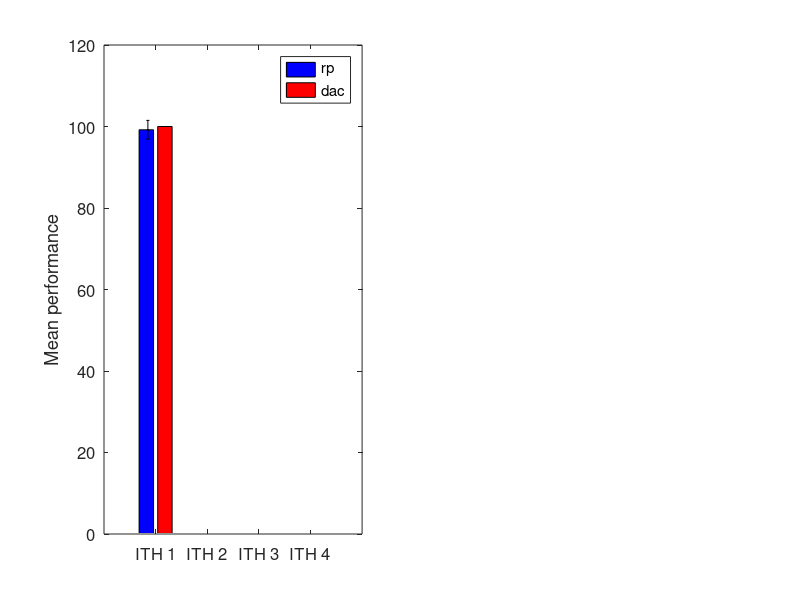

Write the MATLAB code that produced this figure. (Note: this script raises an error after producing the figure.)
clear all;
clc;
addpath('../');

clear all;
clc;

load('linear.mat')

for c=1:4
    rp_mean(:,c) = data(:,4*(c-1)+2);
    dac_mean(:,c) = data(:,4*(c-1)+4);
    rp_std(:,c) = sqrt(data(:,4*(c-1)+3));
    dac_std(:,c) = sqrt(data(:,4*(c-1)+5));
end

subplot(1,2,1)
hb = bar([rp_mean(10,:)' dac_mean(10,:)']);
set(hb(1),'FaceColor','b');
set(hb(2),'FaceColor','r');
legend('rp','dac');
set(gca, 'FontSize',12,'XTick',[1 2 3 4],'XTickLabel', ...
    {'ITH 1','ITH 2','ITH 3','ITH 4'});
ylabel('Mean performance')

errbar = [rp_std(10,:); dac_std(10,:)];   % CREATE ‘errbar’ MATRIX
yd = [rp_mean(10,:); dac_mean(10,:)];
hold on
for k1 = 1:2
    errorbar([1:4]+.15*(k1-2),  yd(k1,:),  errbar(k1,:), '.k', 'LineWidth',2)
end

subplot(1,2,2)
hb = bar([rp_mean(90,:)' dac_mean(90,:)']);
set(hb(1),'FaceColor','b');
set(hb(2),'FaceColor','r');
legend('rp','dac');
set(gca, 'FontSize',12,'XTick',[1 2 3 4],'XTickLabel', ...
    {'ITH 1','ITH 2','ITH 3','ITH 4'});
ylabel('Mean performance')

errbar = [rp_std(90,:); dac_std(90,:)];   % CREATE ‘errbar’ MATRIX
yd = [rp_mean(90,:); dac_mean(90,:)];
hold on
for k1 = 1:2
    errorbar([1:4]+.15*(k1-2),  yd(k1,:),  errbar(k1,:), '.k', 'LineWidth',2)
end
ylim([0 120]);
hold off
print('linear_fig2','-depsc')
close all


clear all;
clc;
load('branch.mat')

for c=1:4
    rp_mean(:,c) = data(:,4*(c-1)+2);
    dac_mean(:,c) = data(:,4*(c-1)+4);
    rp_std(:,c) = sqrt(data(:,4*(c-1)+3));
    dac_std(:,c) = sqrt(data(:,4*(c-1)+5));
end

subplot(1,2,1)
hb = bar([rp_mean(10,:)' dac_mean(10,:)']);
set(hb(1),'FaceColor','b');
set(hb(2),'FaceColor','r');
legend('rp','dac');
set(gca, 'FontSize',12,'XTick',[1 2 3 4],'XTickLabel', ...
    {'ITH 1','ITH 2','ITH 3','ITH 4'});
ylabel('Mean performance')

errbar = [rp_std(10,:); dac_std(10,:)];   % CREATE ‘errbar’ MATRIX
yd = [rp_mean(10,:); dac_mean(10,:)];
hold on
for k1 = 1:2
    errorbar([1:4]+.15*(k1-2),  yd(k1,:),  errbar(k1,:), '.k', 'LineWidth',2)
end

subplot(1,2,2)
hb = bar([rp_mean(90,:)' dac_mean(90,:)']);
set(hb(1),'FaceColor','b');
set(hb(2),'FaceColor','r');
legend('rp','dac');
set(gca, 'FontSize',12,'XTick',[1 2 3 4],'XTickLabel', ...
    {'ITH 1','ITH 2','ITH 3','ITH 4'});
ylabel('Mean performance')

errbar = [rp_std(90,:); dac_std(90,:)];   % CREATE ‘errbar’ MATRIX
yd = [rp_mean(90,:); dac_mean(90,:)];
hold on
for k1 = 1:2
    errorbar([1:4]+.15*(k1-2),  yd(k1,:),  errbar(k1,:), '.k', 'LineWidth',2)
end
ylim([-20 120]);
hold off
print('branch_fig2','-depsc')
close all



clear all;
clc;

load('neutral.mat')

for c=1:4
    rp_mean(:,c) = data(:,4*(c-1)+2);
    dac_mean(:,c) = data(:,4*(c-1)+4);
    rp_std(:,c) = sqrt(data(:,4*(c-1)+3));
    dac_std(:,c) = sqrt(data(:,4*(c-1)+5));
end

subplot(1,2,1)
hb = bar([rp_mean(10,:)' dac_mean(10,:)']);
set(hb(1),'FaceColor','b');
set(hb(2),'FaceColor','r');
legend('rp','dac');
set(gca, 'FontSize',12,'XTick',[1 2 3 4],'XTickLabel', ...
    {'ITH 1','ITH 2','ITH 3','ITH 4'});
ylabel('Mean performance')

errbar = [rp_std(10,:); dac_std(10,:)];   % CREATE ‘errbar’ MATRIX
yd = [rp_mean(10,:); dac_mean(10,:)];
hold on
for k1 = 1:2
    errorbar([1:4]+.15*(k1-2),  yd(k1,:),  errbar(k1,:), '.k', 'LineWidth',2)
end

subplot(1,2,2)
hb = bar([rp_mean(90,:)' dac_mean(90,:)']);
set(hb(1),'FaceColor','b');
set(hb(2),'FaceColor','r');
legend('rp','dac');
set(gca, 'FontSize',12,'XTick',[1 2 3 4],'XTickLabel', ...
    {'ITH 1','ITH 2','ITH 3','ITH 4'});
ylabel('Mean performance')

errbar = [rp_std(90,:); dac_std(90,:)];   % CREATE ‘errbar’ MATRIX
yd = [rp_mean(90,:); dac_mean(90,:)];
hold on
for k1 = 1:2
    errorbar([1:4]+.15*(k1-2),  yd(k1,:),  errbar(k1,:), '.k', 'LineWidth',2)
end
ylim([0 120]);
hold off
print('neutral_fig2','-depsc')
close all

clear all;
clc;

load('punctuated.mat')

for c=1:4
    rp_mean(:,c) = data(:,4*(c-1)+2);
    dac_mean(:,c) = data(:,4*(c-1)+4);
    rp_std(:,c) = sqrt(data(:,4*(c-1)+3));
    dac_std(:,c) = sqrt(data(:,4*(c-1)+5));
end


subplot(1,2,1)
hb = bar([rp_mean(10,:)' dac_mean(10,:)']);
set(hb(1),'FaceColor','b');
set(hb(2),'FaceColor','r');
legend('rp','dac');
set(gca, 'FontSize',12,'XTick',[1 2 3 4],'XTickLabel', ...
    {'ITH 1','ITH 2','ITH 3','ITH 4'});
ylabel('Mean performance')

errbar = [rp_std(10,:); dac_std(10,:)];   % CREATE ‘errbar’ MATRIX
yd = [rp_mean(10,:); dac_mean(10,:)];
hold on
for k1 = 1:2
    errorbar([1:4]+.15*(k1-2),  yd(k1,:),  errbar(k1,:), '.k', 'LineWidth',2)
end
ylim([0 120]);


subplot(1,2,2)
hb = bar([rp_mean(90,:)' dac_mean(90,:)']);
set(hb(1),'FaceColor','b');
set(hb(2),'FaceColor','r');
legend('rp','dac');
set(gca, 'FontSize',12,'XTick',[1 2 3 4],'XTickLabel', ...
    {'ITH 1','ITH 2','ITH 3','ITH 4'});
ylabel('Mean performance')

errbar = [rp_std(90,:); dac_std(90,:)];   % CREATE ‘errbar’ MATRIX
yd = [rp_mean(90,:); dac_mean(90,:)];
hold on
for k1 = 1:2
    errorbar([1:4]+.15*(k1-2),  yd(k1,:),  errbar(k1,:), '.k', 'LineWidth',2)
end
ylim([0 120]);
hold off
print('punctuated_fig2','-depsc')
close all